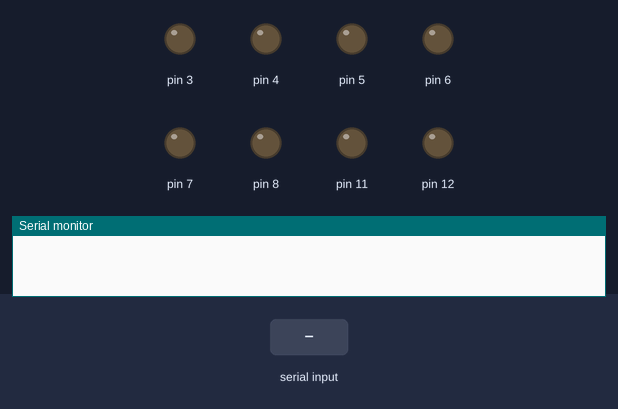
Recording of a sketch running on a simulated Arduino Uno, built with avr-gcc and run on an emulated ATmega328P. Parts: output pins drawn as LEDs (lit = HIGH), the last lines printed to the serial monitor. Inputs (shaded band) come from the test bench.

Above: at 2.2 s.
2.3 s: "F" received over Serial
At 2.7 s:
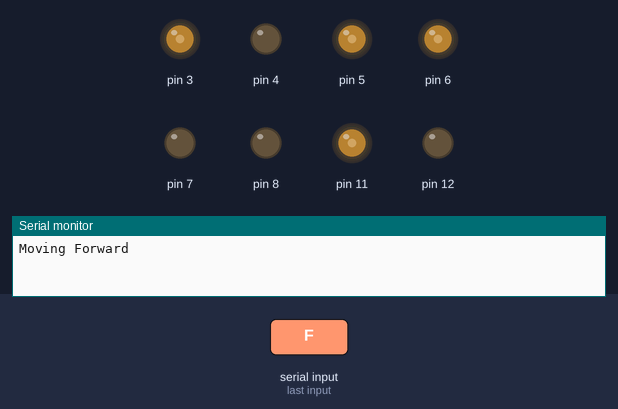
4.3 s: "B" received over Serial
At 6.0 s:
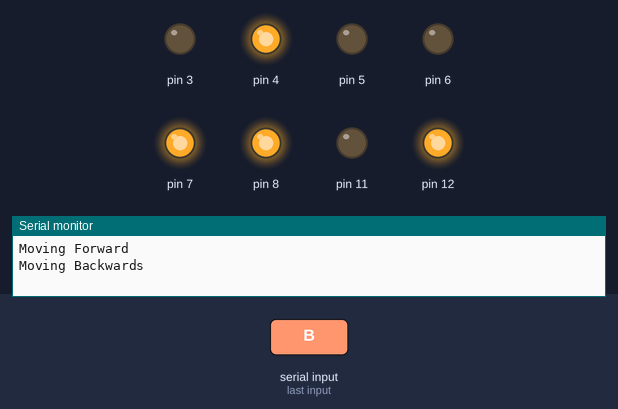
6.3 s: "L" received over Serial
At 7.6 s:
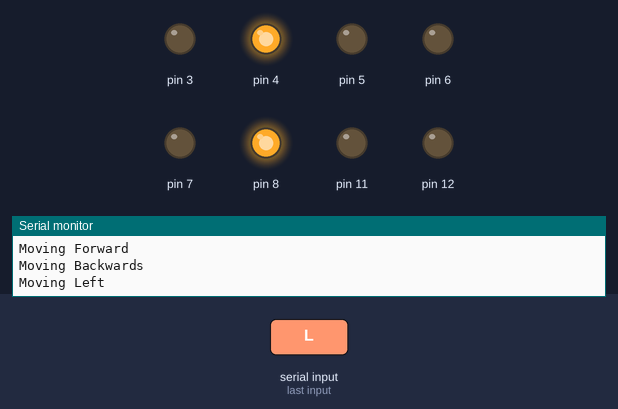
8.3 s: "R" received over Serial
At 9.2 s:
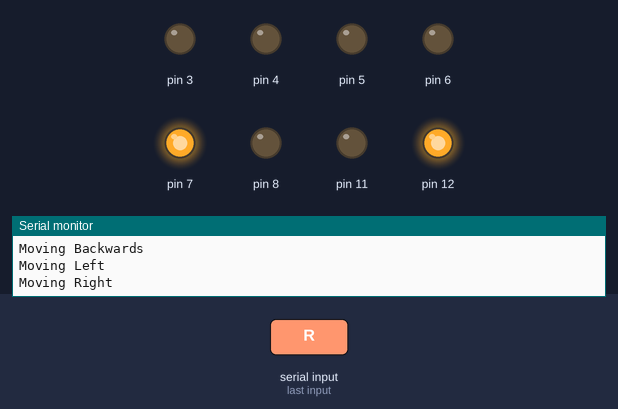
10.3 s: "Q" received over Serial
At 10.7 s:
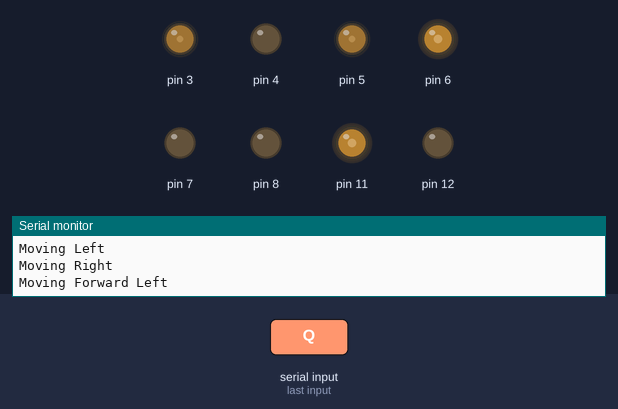
12.3 s: "E" received over Serial
At 12.7 s:
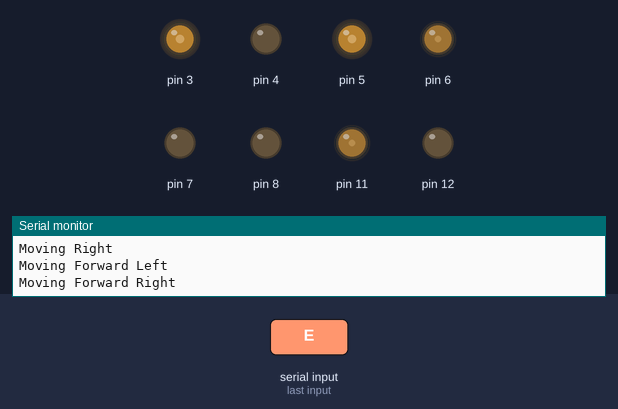
Timing chart, 0 to 15.3 s (numbered marks = the images above; inputs shaded):
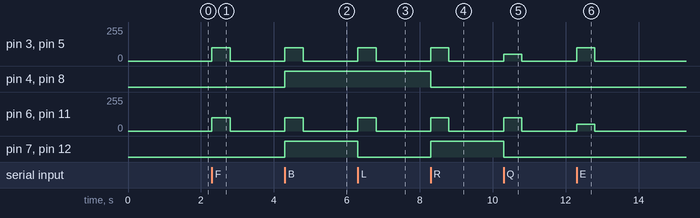

Measured:
- after the input at 2.3 s, pin 3, pin 5, pin 6, pin 11: 0/255 → 100/255 at once, → 0/255 0.50 s later
- after the input at 4.3 s, pin 3, pin 5, pin 6, pin 11: 0/255 → 100/255 at once, → 0/255 0.50 s later; pin 4, pin 7, pin 8, pin 12: LOW → HIGH at once
- after the input at 6.3 s, pin 3, pin 5, pin 6, pin 11: 0/255 → 100/255 at once, → 0/255 0.50 s later; pin 7, pin 12: HIGH → LOW at once
- after the input at 8.3 s, pin 3, pin 5, pin 6, pin 11: 0/255 → 100/255 at once, → 0/255 0.50 s later; pin 4, pin 8: HIGH → LOW at once; pin 7, pin 12: LOW → HIGH at once
- after the input at 10.3 s, pin 3, pin 5: 0/255 → 50/255 at once, → 0/255 0.50 s later; pin 6, pin 11: 0/255 → 100/255 at once, → 0/255 0.50 s later; pin 7, pin 12: HIGH → LOW at once
- after the input at 12.3 s, pin 3, pin 5: 0/255 → 100/255 at once, → 0/255 0.50 s later; pin 6, pin 11: 0/255 → 50/255 at once, → 0/255 0.50 s later

The sketch:

robot_control.ino
```cpp
// Motor speed
const int E1 = 3;
const int E2 = 11;
const int E3 = 5;
const int E4 = 6;

// Motor direction
const int M1 = 4;
const int M2 = 12;
const int M3 = 8;
const int M4 = 7;

// const for ultrasonic sensor
const int echoPin = 13;
const int trigPin = 9;

// variables for ultrasonic sensor
long duration;
int distance;

enum Motor {
  MOTOR1,
  MOTOR2,
  MOTOR3,
  MOTOR4
};

// Struct for relating motor to the speed pin
// idea is to create a dictionary that maps M1 -> E1, i.e. M1 -> pin 3 etc. for all motors
struct KeyValuePair {
  int motorPin;
  int speedPin;
};

const int MAX_ITEMS = 4;
KeyValuePair dictionary[MAX_ITEMS] = {
  {M1, E1},
  {M2, E2},
  {M3, E3},
  {M4, E4}
};

int getSpeedPin(int motorPin) {
  for (int i = 0; i < MAX_ITEMS; i++) {
    if (dictionary[i].motorPin == motorPin) {
      return dictionary[i].speedPin;
    }
  }
  return -1; // Pin not found so return invalid pin value
}

int getMotorPin(Motor motor) {
  switch (motor) {
    case MOTOR1: return M1;
    case MOTOR2: return M2;
    case MOTOR3: return M3;
    case MOTOR4: return M4;
    default: return -1;
  }
}

// Generic commands
void Motor_forward(Motor motor, char Speed) {
  int motorPin = getMotorPin(motor);
  int speedPin = getSpeedPin(motorPin);

  if (motorPin != -1 && speedPin != - 1) {
    digitalWrite(motorPin, LOW);
    analogWrite(speedPin, Speed);
  }
}

void Motor_reverse(Motor motor, char Speed) {
  int motorPin = getMotorPin(motor);
  int speedPin = getSpeedPin(motorPin);

  if (motorPin != -1 && speedPin != - 1) {
    digitalWrite(motorPin, HIGH);
    analogWrite(speedPin, Speed);
  }
}

void Motor_stop(Motor motor) {
  int motorPin = getMotorPin(motor);
  int speedPin = getSpeedPin(motorPin);

  if (motorPin != -1 && speedPin != -1) {
    analogWrite(speedPin, 0);
  }
}

void car_forward(char Speed) {
  for (int i = MOTOR1; i <= MOTOR4; i++) {
    Motor motor = static_cast<Motor>(i); // Convert int to Motor enum
    Motor_forward(motor, Speed);
    }
}

void car_reverse(char Speed) {
  for (int i = MOTOR1; i <= MOTOR4; i++) {
    Motor motor = static_cast<Motor>(i);
    Motor_reverse(motor, Speed);
  }
}

void car_stop() {
  for (int i = MOTOR1; i <= MOTOR4; i++) {
    Motor motor = static_cast<Motor>(i); // Convert int to Motor enum
    Motor_stop(motor);
  }
}


void car_left(char Speed) {
  Motor_reverse(MOTOR1, Speed);
  Motor_forward(MOTOR2, Speed);
  Motor_reverse(MOTOR3, Speed);
  Motor_forward(MOTOR4, Speed);
}

void car_right(char Speed) {
  Motor_forward(MOTOR1, Speed);
  Motor_reverse(MOTOR2, Speed);
  Motor_forward(MOTOR3, Speed);
  Motor_reverse(MOTOR4, Speed);
}

void car_forward_left(char Speed) {
  Motor_forward(MOTOR1, Speed / 2);
  Motor_forward(MOTOR2, Speed);
  Motor_forward(MOTOR3, Speed / 2);
  Motor_forward(MOTOR4, Speed);
}

void car_forward_right(char Speed) {
  Motor_forward(MOTOR1, Speed);
  Motor_forward(MOTOR2, Speed / 2);
  Motor_forward(MOTOR3, Speed);
  Motor_forward(MOTOR4, Speed / 2);
}

void car_backward_left(char Speed) {
  Motor_reverse(MOTOR1, Speed / 2);
  Motor_reverse(MOTOR2, Speed);
  Motor_reverse(MOTOR3, Speed / 2);
  Motor_reverse(MOTOR4, Speed);
}

void car_backward_right(char Speed) {
  Motor_reverse(MOTOR1, Speed);
  Motor_reverse(MOTOR2, Speed / 2);
  Motor_reverse(MOTOR3, Speed);
  Motor_reverse(MOTOR4, Speed / 2);
}

int get_distance() {
  // Clears the trigPin
  digitalWrite(trigPin, LOW);
  delayMicroseconds(2);
  // Sets the trigPin on HIGH state for 10 micro seconds
  digitalWrite(trigPin, HIGH);
  delayMicroseconds(10);
  digitalWrite(trigPin, LOW);
  // Reads the echoPin, returns the sound wave travel time in microseconds
  duration = pulseIn(echoPin, HIGH);
  // Calculating the distance
  distance = duration * 0.034 / 2;
  // Prints the distance on the Serial Monitor if the value is not 0
  if (distance >= 0) {
    return distance;
  } else {
    return -1;
  }
}

const int MOVE_SPEED = 100;

void handleMovement(char command) {
  switch (command) {
    case 'F':
      Serial.println("Moving Forward");
      car_forward(MOVE_SPEED);
      break;
    case 'B':
      Serial.println("Moving Backwards");
      car_reverse(MOVE_SPEED);
      break;
    case 'L':
      Serial.println("Moving Left");
      car_left(MOVE_SPEED);
      break;
    case 'R':
      Serial.println("Moving Right");
      car_right(MOVE_SPEED);
      break;
    case 'Q':
      Serial.println("Moving Forward Left");
      car_forward_left(MOVE_SPEED);
      break;
    case 'E':
      Serial.println("Moving Forward Right");
      car_forward_right(MOVE_SPEED);
      break;
    case 'A':
      Serial.println("Moving Backward Left");
      car_backward_left(MOVE_SPEED);
      break;
    case 'D':
      Serial.println("Moving Backward Right");
      car_backward_right(MOVE_SPEED);
      break;
    case 'S':
      Serial.println("Stopping");
      car_stop();
      break;
    default:
      Serial.println("Unknown command");
      return;
  }
  delay(500);
  car_stop();
}


void setup() {
  for(int i=3;i<9;i++)
    pinMode(i,OUTPUT);
  for(int i=11;i<13;i++)
    pinMode(i,OUTPUT);

  pinMode(echoPin, INPUT);
  pinMode(trigPin, OUTPUT);
  Serial.begin(9600);

  // Optional initial delay to stabilize the sensor
  delay(1000);
}
// MOTOR positioning IMPORTANT FOR TURNING COMMANDS TO WORK
/*
M1: Front-left
M2: Front-Right
M3: Rear-Left
M4: Rear-Right
*/
void loop() {

  // Communication with RPI 5
  if (Serial.available() > 0) {
    char command = Serial.read();
    handleMovement(command);
  }

}
```
